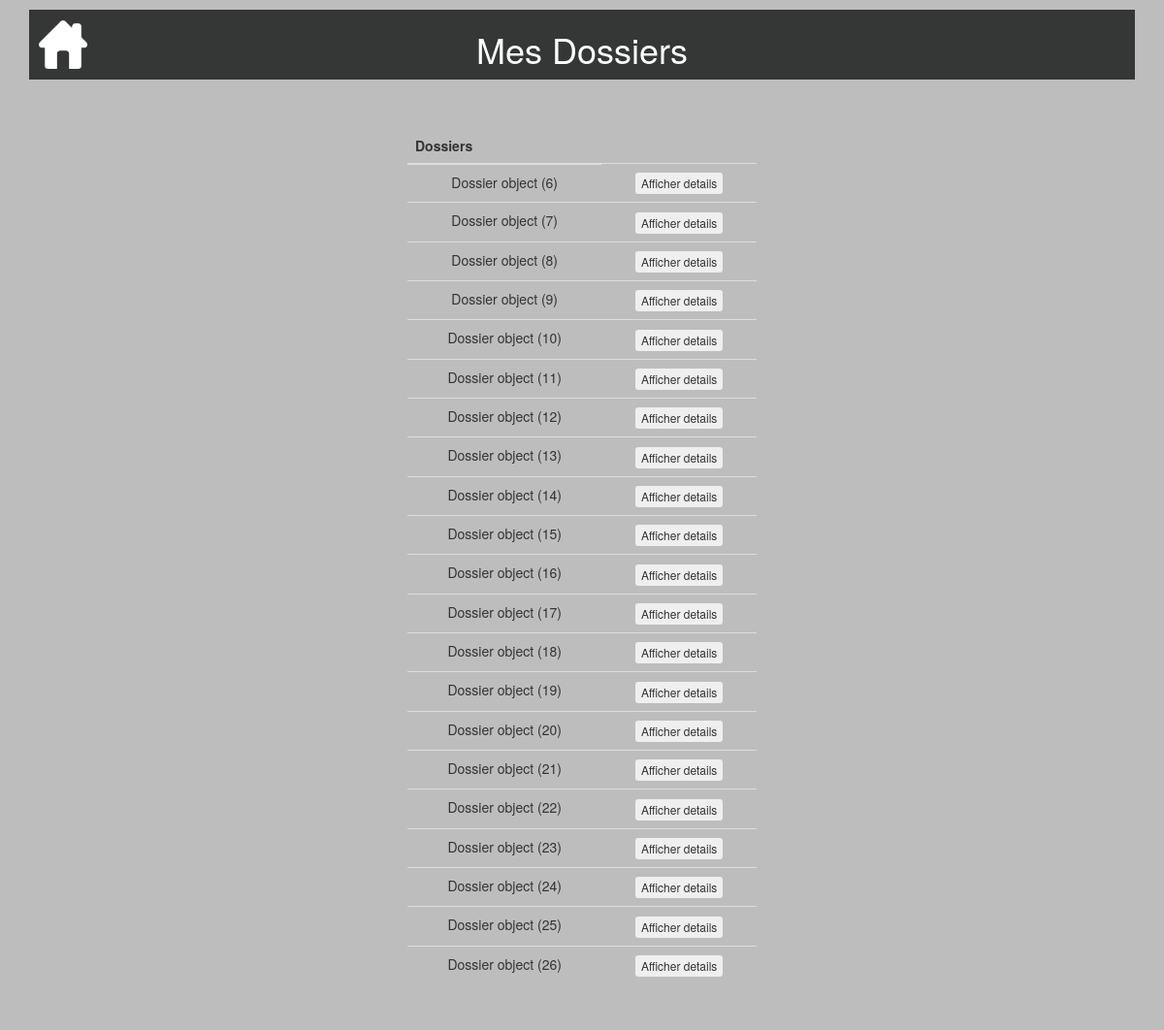
The app's page /consulterdossier/ (signed in), older data.
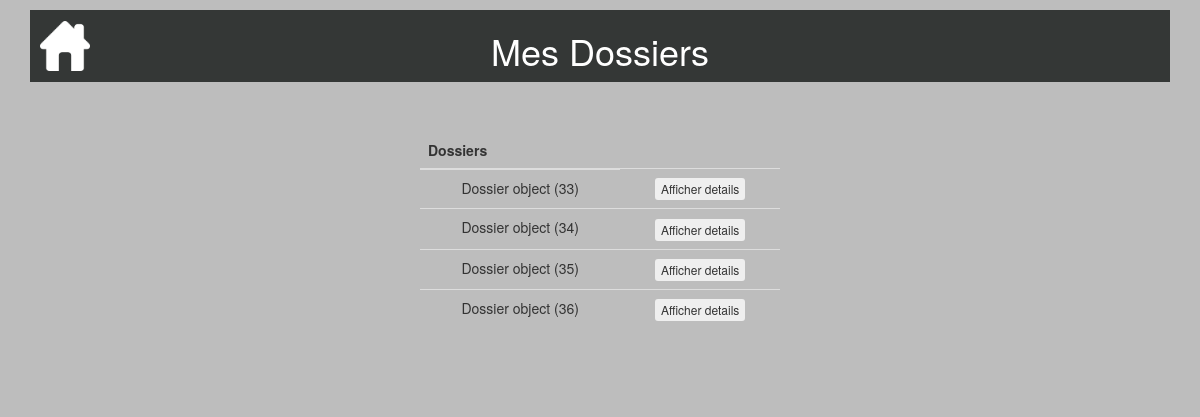
The same page, newer data.
### calculdej/models.py (models this page shows, shortened)
class Dossier(models.Model):
    date = models.DateTimeField(default=timezone.now, blank=True, verbose_name="Date création")
    auteur = models.ForeignKey(settings.AUTH_USER_MODEL, on_delete=models.CASCADE)
    imc = models.DecimalField(default=0.00,max_digits=5, decimal_places=2)
    age = models.IntegerField(default=0)
    de = models.DecimalField(default=0.00,max_digits=5, decimal_places=2)
    sexe = models.CharField(default="",max_length=1)
    dernier = models.BooleanField(default=True)

### consulterdossier/views.py (the view)
# urls.py: url('consulterdossier/', include('consulterdossier.urls')),
@login_required
def consulterdossier(request):
    dossiers = Dossier.objects.filter(auteur=request.user)
    if request.method == 'POST' and 'btnaffdetails' in request.POST:
        id_dossier = int(request.POST.get('btnaffdetails'))
        dossier = Dossier.objects.get(id=id_dossier)
        date = dossier.date
        imc = dossier.imc
        de = dossier.de
    return render(request, 'consulterdossier/consulterdossier.html', locals())

### consulterdossier/templates/consulterdossier/consulterdossier.html (shortened to what this page needs)
{% extends "base.html" %}
{% block header %}<h1>Mes Dossiers</h1>{% endblock %}
{% block content %}
<table class="table">
  <thead>
       <tr>
           <th>Dossiers</th>
       </tr>
   </thead>
   <tbody>
       {% for d in dossiers %}
       <tr>
           <td>{{ d }} </td>
           <td>
             <form method="post">
                 <button onclick="details()" class="btn btn-xs" type="submit" name="btnaffdetails" value="{{d.id}}">Afficher details</button>
             </form>
          </td>
       </tr>
      {%endfor%}
    </tbody>
</table>
{% endblock %}

### templates/base.html (shortened to what this page needs)
<!DOCTYPE html>
<html lang="fr">
  <head>
    <link rel="stylesheet" href="https://maxcdn.bootstrapcdn.com/bootstrap/3.3.7/css/bootstrap.min.css">
    <link rel="stylesheet" href="/static/css/style.css">
  </head>
  <body>
    <div class="container">
      <header>
        {% if user.is_authenticated %}<a id="home" href="{% url 'connexion' %}"> <img src="/static/img/home_icon.PNG" class="img-responsive float-left" alt="logo" width="50px" height="50px"> </a>{% endif %}
        {% block header %}{% endblock %}
      </header>
      <div class="row">
        <section id="content" class="col-sm-offset-4 col-sm-4 col-sm-offset-4">
          {% block content %}{% endblock %}
        </section>
      </div>
    </div>
  </body>
</html>

### static/css/style.css (style rules this page uses)
body { background-color: #BDBDBD; margin-left: auto; margin-right: auto; }
[class*="col-"], footer { text-align: center; }
[class*="row"] { margin-bottom: 40px; }
#content { padding-top: 50px; }
header { text-align: center; background-color: #343736; margin-top: 10px; padding-bottom: 1px; padding-top: 1px; color: white; position: relative; }
#home { position: absolute; left: 10px; top: 50%; transform: translateY(-50%); }

Row changes from the older to the newer data that the page shows:
removed Dossier: id "Dossier object (6)"
removed Dossier: id "Dossier object (7)"
removed Dossier: id "Dossier object (8)"
removed Dossier: id "Dossier object (9)"
removed Dossier: id "Dossier object (10)"
removed Dossier: id "Dossier object (11)"
removed Dossier: id "Dossier object (12)"
removed Dossier: id "Dossier object (13)"
removed Dossier: id "Dossier object (14)"
removed Dossier: id "Dossier object (15)"
removed Dossier: id "Dossier object (16)"
removed Dossier: id "Dossier object (17)"
removed Dossier: id "Dossier object (18)"
removed Dossier: id "Dossier object (19)"
removed Dossier: id "Dossier object (20)"
removed Dossier: id "Dossier object (21)"
removed Dossier: id "Dossier object (22)"
removed Dossier: id "Dossier object (23)"
removed Dossier: id "Dossier object (24)"
removed Dossier: id "Dossier object (25)"
removed Dossier: id "Dossier object (26)"
added Dossier: id "Dossier object (33)"
added Dossier: id "Dossier object (34)"
added Dossier: id "Dossier object (35)"
added Dossier: id "Dossier object (36)"
